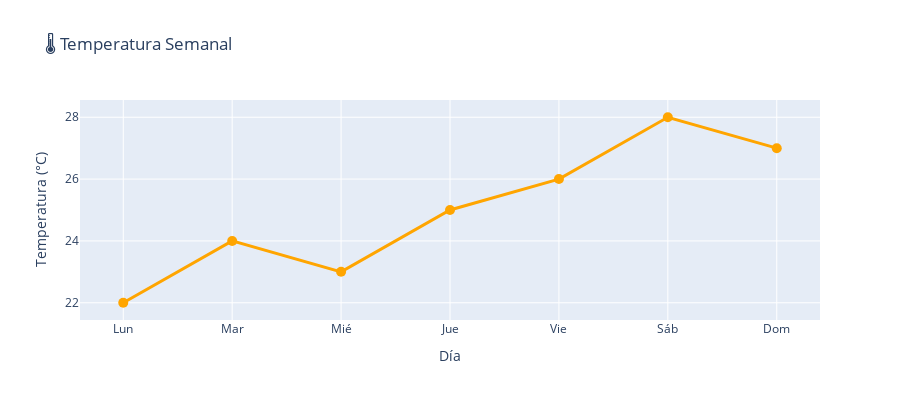

The cell this chart's notebook holds for it:
### Code cell
# === EJEMPLO 1: Gráfico Simple con Plotly ===

print("📊 EJEMPLO: Creando un gráfico de línea básico\n")

# Datos de ejemplo: Temperaturas de una semana
dias = ['Lun', 'Mar', 'Mié', 'Jue', 'Vie', 'Sáb', 'Dom']
temperaturas = [22, 24, 23, 25, 26, 28, 27]

# Crear DataFrame
df_temp = pd.DataFrame({
    'Día': dias,
    'Temperatura (°C)': temperaturas
})

# Crear gráfico interactivo
fig = px.line(
    df_temp,
    x='Día',
    y='Temperatura (°C)',
    title='🌡️ Temperatura Semanal',
    markers=True  # Mostrar puntos en la línea
)

# Personalizar
fig.update_traces(line_color='orange', line_width=3, marker_size=10)
fig.update_layout(height=400)

fig.show()

print("\n✅ ¡Gráfico creado!")
print("💡 Pasa el mouse sobre los puntos para ver los valores exactos")

### Figure 1 — Plotly figure (JSON) as saved in the notebook; plotly's stock layout.template omitted (floating-point values rounded to 4 significant figures)
{"data": [{"hovertemplate": "Día=%{x}<br>Temperatura (°C)=%{y}<extra></extra>", "legendgroup": "", "line": {"color": "orange", "dash": "solid", "width": 3}, "marker": {"size": 10, "symbol": "circle"}, "mode": "lines+markers", "name": "", "orientation": "v", "showlegend": false, "type": "scatter", "x": ["Lun", "Mar", "Mié", "Jue", "Vie", "Sáb", "Dom"], "xaxis": "x", "y": [22, 24, 23, 25, 26, 28, 27], "yaxis": "y"}], "layout": {"height": 400, "legend": {"tracegroupgap": 0}, "title": {"text": "🌡️ Temperatura Semanal"}, "xaxis": {"anchor": "y", "domain": [0, 1], "title": {"text": "Día"}}, "yaxis": {"anchor": "x", "domain": [0, 1], "title": {"text": "Temperatura (°C)"}}}}
